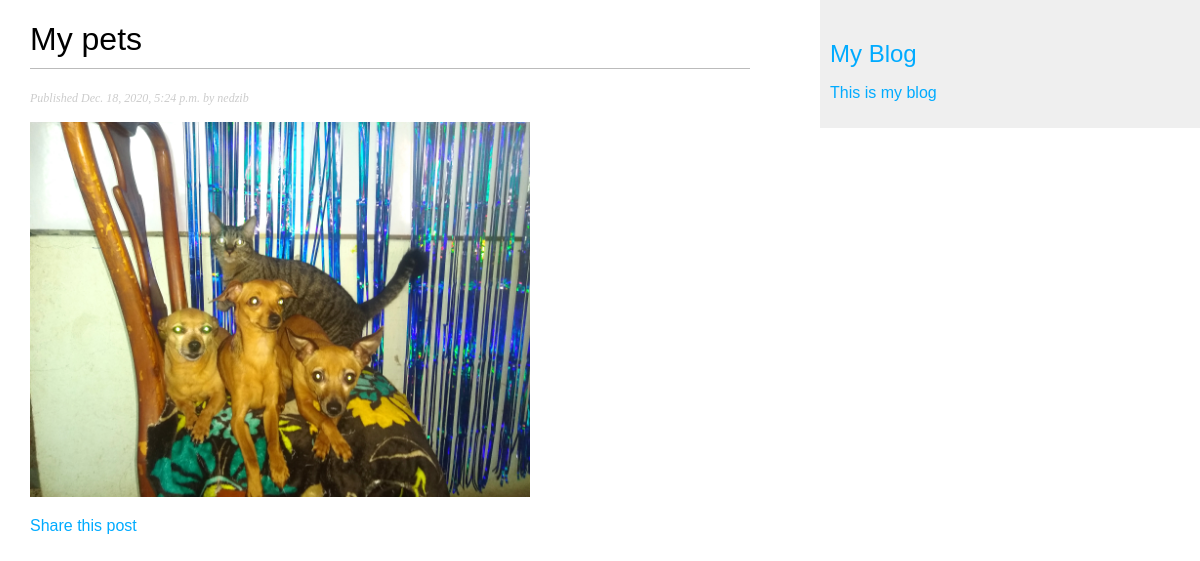
Page /blog/2020/12/18/my-pets/ on the committed database.
### blog/models.py (models this page shows, shortened)
class Post(models.Model):
    objects = models.Manager()  # The default manager.
    published = PublishedManager()  # Our custom manager.
    STATUS_CHOICES = (('draft', 'Draft'), ('published', 'Published'))
    title = models.CharField(max_length=250)
    slug = models.SlugField(max_length=250, unique_for_date='publish')
    author = models.ForeignKey(
        User, on_delete=models.CASCADE, related_name='blog_post')
    body = RichTextUploadingField(blank=True)
    publish = models.DateTimeField(default=timezone.now)
    created = models.DateTimeField(auto_now_add=True)
    updated = models.DateTimeField(auto_now=True)
    status = models.CharField(
        max_length=10, choices=STATUS_CHOICES, default='draft')
    class Meta:
        ordering = ('-publish',)

### blog/views.py (the view)
# urls.py: path('<int:year>/<int:month>/<int:day>/<slug:post>/', views.post_detail, name='post_detail'),
def post_detail(request, year, month, day, post):
    post = get_object_or_404(Post,  slug=post,
                             status='published',
                             publish__year=year,
                             publish__month=month,
                             publish__day=day)
    return render(request,
                  'blog/post/detail.html',
                  {'post': post})

### blog/templates/blog/post/detail.html (shortened to what this page needs)
{% extends "blog/base.html" %}
{% block content %}
<h1>{{ post.title }}</h1>
<p class="date">
    Published {{ post.publish }} by {{ post.author }}
</p>
 {{ post.body|safe }}
<p>
    <a href="{% url "blog:post_share" post.id %}">
    Share this post
</p>
{% endblock %}

### blog/static/css/blog.css (style rules this page uses)
body { margin:0; padding:0; font-family:helvetica, sans-serif; }
a { color:#00abff; text-decoration:none; }
h1 { font-weight:normal; border-bottom:1px solid #bbb; padding:0 0 10px 0; }
p.date { color:#ccc; font-family: georgia, serif; font-size: 12px; font-style: italic; }

### rows in the picture
Post: title "My pets", publish "Dec. 18, 2020, 5:24 p.m.", author "nedzib", body (picture)
